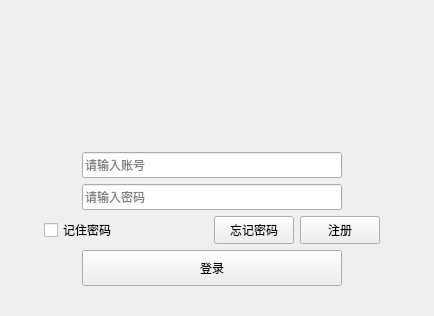
<?xml version="1.0" encoding="UTF-8"?>
<ui version="4.0">
 <class>UserLogin</class>
 <widget class="QWidget" name="UserLogin">
  <property name="geometry">
   <rect>
    <x>0</x>
    <y>0</y>
    <width>434</width>
    <height>316</height>
   </rect>
  </property>
  <property name="sizePolicy">
   <sizepolicy hsizetype="Fixed" vsizetype="Fixed">
    <horstretch>0</horstretch>
    <verstretch>0</verstretch>
   </sizepolicy>
  </property>
  <property name="minimumSize">
   <size>
    <width>434</width>
    <height>316</height>
   </size>
  </property>
  <property name="maximumSize">
   <size>
    <width>434</width>
    <height>316</height>
   </size>
  </property>
  <property name="windowTitle">
   <string>UserLogin</string>
  </property>
  <layout class="QVBoxLayout" name="verticalLayout_2">
   <property name="leftMargin">
    <number>0</number>
   </property>
   <property name="topMargin">
    <number>0</number>
   </property>
   <property name="rightMargin">
    <number>0</number>
   </property>
   <property name="bottomMargin">
    <number>0</number>
   </property>
   <item>
    <widget class="QWidget" name="titleWidget" native="true">
     <property name="sizePolicy">
      <sizepolicy hsizetype="Expanding" vsizetype="Expanding">
       <horstretch>0</horstretch>
       <verstretch>0</verstretch>
      </sizepolicy>
     </property>
     <property name="minimumSize">
      <size>
       <width>0</width>
       <height>104</height>
      </size>
     </property>
     <property name="maximumSize">
      <size>
       <width>16777215</width>
       <height>104</height>
      </size>
     </property>
     <property name="titleskin" stdset="0">
      <bool>true</bool>
     </property>
    </widget>
   </item>
   <item>
    <widget class="QWidget" name="bodyWidget" native="true">
     <property name="sizePolicy">
      <sizepolicy hsizetype="Preferred" vsizetype="Expanding">
       <horstretch>0</horstretch>
       <verstretch>0</verstretch>
      </sizepolicy>
     </property>
     <property name="minimumSize">
      <size>
       <width>0</width>
       <height>200</height>
      </size>
     </property>
     <property name="buttonskin" stdset="0">
      <bool>true</bool>
     </property>
     <layout class="QVBoxLayout" name="verticalLayout">
      <property name="spacing">
       <number>0</number>
      </property>
      <property name="leftMargin">
       <number>0</number>
      </property>
      <property name="topMargin">
       <number>36</number>
      </property>
      <property name="bottomMargin">
       <number>20</number>
      </property>
      <item>
       <layout class="QHBoxLayout" name="horizontalLayout">
        <item>
         <spacer name="horizontalSpacer">
          <property name="orientation">
           <enum>Qt::Horizontal</enum>
          </property>
          <property name="sizeHint" stdset="0">
           <size>
            <width>40</width>
            <height>20</height>
           </size>
          </property>
         </spacer>
        </item>
        <item>
         <widget class="QLineEdit" name="editUserAccount">
          <property name="minimumSize">
           <size>
            <width>260</width>
            <height>26</height>
           </size>
          </property>
          <property name="maximumSize">
           <size>
            <width>260</width>
            <height>26</height>
           </size>
          </property>
          <property name="maxLength">
           <number>33</number>
          </property>
          <property name="placeholderText">
           <string>请输入账号</string>
          </property>
         </widget>
        </item>
        <item>
         <spacer name="horizontalSpacer_2">
          <property name="orientation">
           <enum>Qt::Horizontal</enum>
          </property>
          <property name="sizeHint" stdset="0">
           <size>
            <width>40</width>
            <height>20</height>
           </size>
          </property>
         </spacer>
        </item>
       </layout>
      </item>
      <item>
       <layout class="QHBoxLayout" name="horizontalLayout_2">
        <property name="spacing">
         <number>12</number>
        </property>
        <item>
         <spacer name="horizontalSpacer_4">
          <property name="orientation">
           <enum>Qt::Horizontal</enum>
          </property>
          <property name="sizeHint" stdset="0">
           <size>
            <width>40</width>
            <height>20</height>
           </size>
          </property>
         </spacer>
        </item>
        <item>
         <widget class="QLineEdit" name="editPassword">
          <property name="minimumSize">
           <size>
            <width>260</width>
            <height>26</height>
           </size>
          </property>
          <property name="maximumSize">
           <size>
            <width>260</width>
            <height>26</height>
           </size>
          </property>
          <property name="echoMode">
           <enum>QLineEdit::Password</enum>
          </property>
          <property name="placeholderText">
           <string>请输入密码</string>
          </property>
         </widget>
        </item>
        <item>
         <spacer name="horizontalSpacer_3">
          <property name="orientation">
           <enum>Qt::Horizontal</enum>
          </property>
          <property name="sizeHint" stdset="0">
           <size>
            <width>40</width>
            <height>20</height>
           </size>
          </property>
         </spacer>
        </item>
       </layout>
      </item>
      <item>
       <layout class="QHBoxLayout" name="horizontalLayout_3">
        <item>
         <spacer name="horizontalSpacer_5">
          <property name="orientation">
           <enum>Qt::Horizontal</enum>
          </property>
          <property name="sizeHint" stdset="0">
           <size>
            <width>40</width>
            <height>20</height>
           </size>
          </property>
         </spacer>
        </item>
        <item>
         <widget class="QCheckBox" name="checkBox">
          <property name="minimumSize">
           <size>
            <width>164</width>
            <height>28</height>
           </size>
          </property>
          <property name="maximumSize">
           <size>
            <width>164</width>
            <height>28</height>
           </size>
          </property>
          <property name="text">
           <string>记住密码</string>
          </property>
         </widget>
        </item>
        <item>
         <widget class="QPushButton" name="forgetWordbtn">
          <property name="sizePolicy">
           <sizepolicy hsizetype="Fixed" vsizetype="Fixed">
            <horstretch>0</horstretch>
            <verstretch>0</verstretch>
           </sizepolicy>
          </property>
          <property name="minimumSize">
           <size>
            <width>0</width>
            <height>28</height>
           </size>
          </property>
          <property name="maximumSize">
           <size>
            <width>16777215</width>
            <height>28</height>
           </size>
          </property>
          <property name="text">
           <string>忘记密码</string>
          </property>
         </widget>
        </item>
        <item>
         <widget class="QPushButton" name="registBtn">
          <property name="sizePolicy">
           <sizepolicy hsizetype="Fixed" vsizetype="Fixed">
            <horstretch>0</horstretch>
            <verstretch>0</verstretch>
           </sizepolicy>
          </property>
          <property name="minimumSize">
           <size>
            <width>0</width>
            <height>28</height>
           </size>
          </property>
          <property name="maximumSize">
           <size>
            <width>16777215</width>
            <height>28</height>
           </size>
          </property>
          <property name="text">
           <string>注册</string>
          </property>
         </widget>
        </item>
        <item>
         <spacer name="horizontalSpacer_6">
          <property name="orientation">
           <enum>Qt::Horizontal</enum>
          </property>
          <property name="sizeHint" stdset="0">
           <size>
            <width>40</width>
            <height>20</height>
           </size>
          </property>
         </spacer>
        </item>
       </layout>
      </item>
      <item>
       <layout class="QHBoxLayout" name="horizontalLayout_4">
        <item>
         <spacer name="horizontalSpacer_7">
          <property name="orientation">
           <enum>Qt::Horizontal</enum>
          </property>
          <property name="sizeHint" stdset="0">
           <size>
            <width>40</width>
            <height>20</height>
           </size>
          </property>
         </spacer>
        </item>
        <item>
         <widget class="QPushButton" name="loginBtn">
          <property name="sizePolicy">
           <sizepolicy hsizetype="Fixed" vsizetype="Fixed">
            <horstretch>0</horstretch>
            <verstretch>0</verstretch>
           </sizepolicy>
          </property>
          <property name="minimumSize">
           <size>
            <width>260</width>
            <height>36</height>
           </size>
          </property>
          <property name="maximumSize">
           <size>
            <width>260</width>
            <height>36</height>
           </size>
          </property>
          <property name="text">
           <string>登录</string>
          </property>
         </widget>
        </item>
        <item>
         <spacer name="horizontalSpacer_8">
          <property name="orientation">
           <enum>Qt::Horizontal</enum>
          </property>
          <property name="sizeHint" stdset="0">
           <size>
            <width>40</width>
            <height>20</height>
           </size>
          </property>
         </spacer>
        </item>
       </layout>
      </item>
     </layout>
    </widget>
   </item>
  </layout>
 </widget>
 <layoutdefault spacing="6" margin="11"/>
 <resources/>
 <connections/>
</ui>
